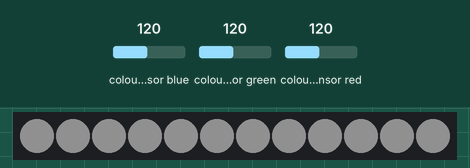
The program below on a simulated ESP32 board running MicroPython. Parts: 12 RGB LEDs in strip order, left to right. The test bench sets the inputs (shaded band); at power-on: colour sensor blue 120, colour sensor green 120, colour sensor red 120. Dim RGB values are drawn brighter than linear; library files of the repository ran but are not shown: tcs34725.py; what the program prints to the serial console is not drawn.

Above: at 1.2 s.
1.3 s: colour sensor blue set to 5
At 2.5 s:
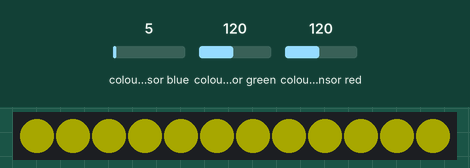
2.8 s: colour sensor green set to 5
At 4.0 s:
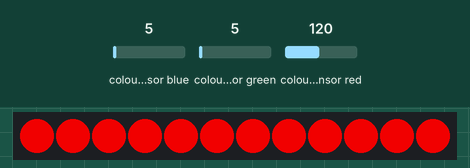
4.3 s: colour sensor blue set to 250
At 5.3 s:
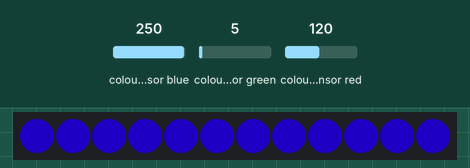
5.8 s: colour sensor red set to 5
Timing chart, 0 to 7.7 s (numbered marks = the images above; inputs shaded):
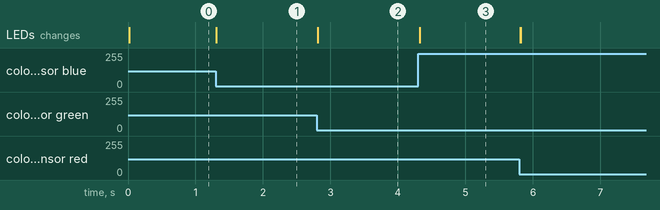

Measured:
- after the input at 1.3 s, the LEDs: change at once (image 1)
- after the input at 2.8 s, the LEDs: change at once (image 2)
- after the input at 4.3 s, the LEDs: change at once (image 3)

The program:

tcs3472_NeopixelRing.py
```python
from tcs34725 import *
from neopixel import NeoPixel
from machine import Pin, I2C # hardware i2c on ESP32
import sys
i2c = I2C(0, scl=Pin(22), sda=Pin(21), freq=100000)
pin = Pin(15, Pin.OUT)   # set GPIO to output to drive NeoPixels
num_pixels = 12           # numbe of pixels on ring -> 12 pixels
np = NeoPixel(pin, num_pixels)   # create NeoPixel driver on GPIO for 5 pixels

np.write()              # write data to all pixels
r, g, b = np[0]         # get first pixel colour
while True:
    try:
        sensor = TCS34725(i2c)  # create TCS34725 instance
        sensor.gain(60)
        data = sensor.read(True)  # read from sensor and store returned data
        colors = list(html_rgb(data))  # convert returned data from tuple to list
        colors = list(map(int, colors))  # convert items in list to int values instead of float
        print(colors)
        for i in range(len(colors)):  # keeps values below 255
            print(i)
            if colors[i] >= 255:
                colors[i] = 255
        print(colors)
        for i in range(num_pixels):  # set all pixels to the color detected from tcs3472 color sensor
            np[i] = (int(colors[0]), int(colors[1]), int(colors[2]))
            np.write()
    except KeyboardInterrupt:
        print('Ctrl-C pressed...exiting')
        sys.exit()
```
